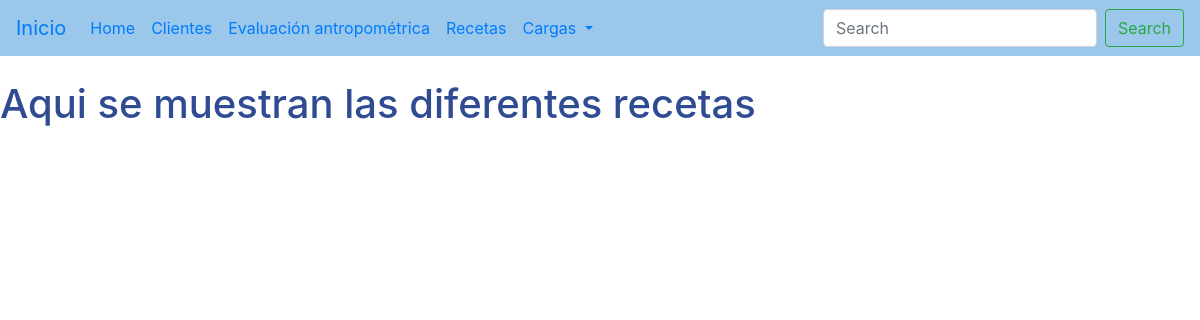
Page /clientes/recetas/ on the earlier database version.
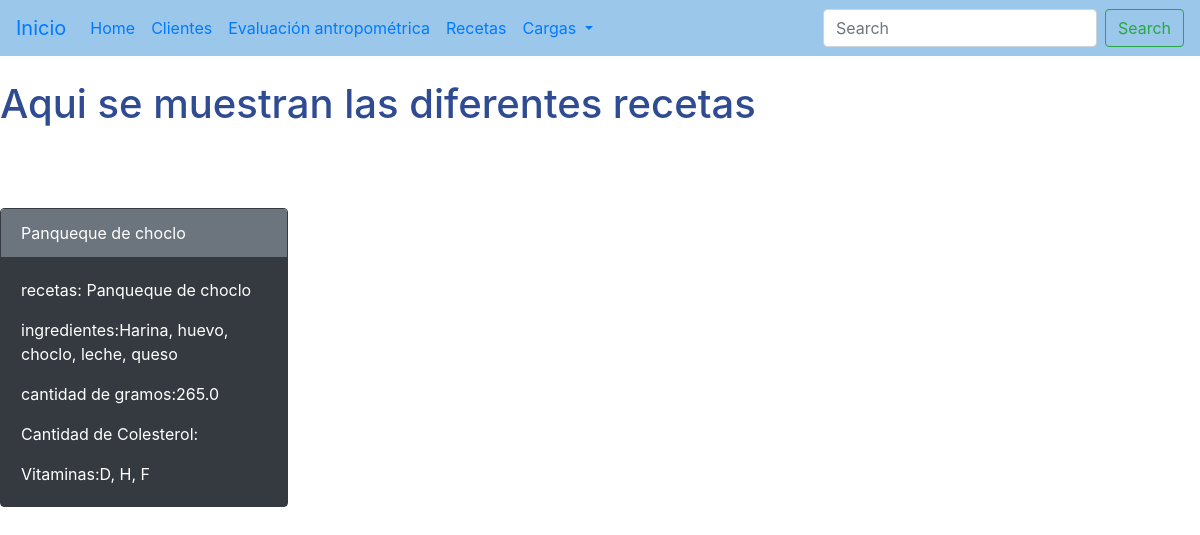
Same page on the later database version.
### app_nutricion/models.py (models this page shows)
class Recetas(models.Model):
    recipe_name = models.CharField(max_length=40)
    ingredients = models.CharField(max_length=200)
    number_of_grams = models.FloatField()
    amount_of_cholesterol = models.FloatField()
    vitamins = models.CharField(max_length=300)
    class Meta:
        verbose_name = "Recetas Saludables"
        verbose_name_plural = "Recetas"

### app_nutricion/views.py (the view)
# urls.py: path('recetas/', recetas, name='recetas'),
def recetas(request):
    recetas = Recetas.objects.all()
    context = {"recetas": recetas}
    return render(request, "recetas.html", context=context)

### templates/recetas.html (shortened to what this page needs)
{% extends 'base.html' %}
{% block contenido %}
<br>
<h1 style = color:rgb(47,75,146)> Aqui se muestran las diferentes recetas</h1>
{% for receta in recetas %}
    <div class="card text-dark border-dark mb-3" style="max-width: 18rem;">
        <div class="card-header text-white bg-secondary border-dark">{{receta.recipe_name}}</div>
        <div class="card-body text-white bg-dark border-dark">
        <p class="card-text">recetas: {{receta.recipe_name}}</p>
        <p class="card-text">ingredientes:{{receta.ingredients}} </p>
        <p class="card-text">cantidad de gramos:{{receta.number_of_grams}} </p>
        <p class="card-text">Cantidad de Colesterol:{{receta.amount_of_Cholesterol}} </p>
        <p class="card-text">Vitaminas:{{receta.vitamins}} </p>
        </div>
    </div>
{% endfor %}
{% endblock %}

Differences in the rows shown:
added Recetas: recipe_name "Panqueque de choclo", ingredients "Harina, huevo, choclo, leche, queso", number_of_grams "265.0", vitamins "D, H, F"
